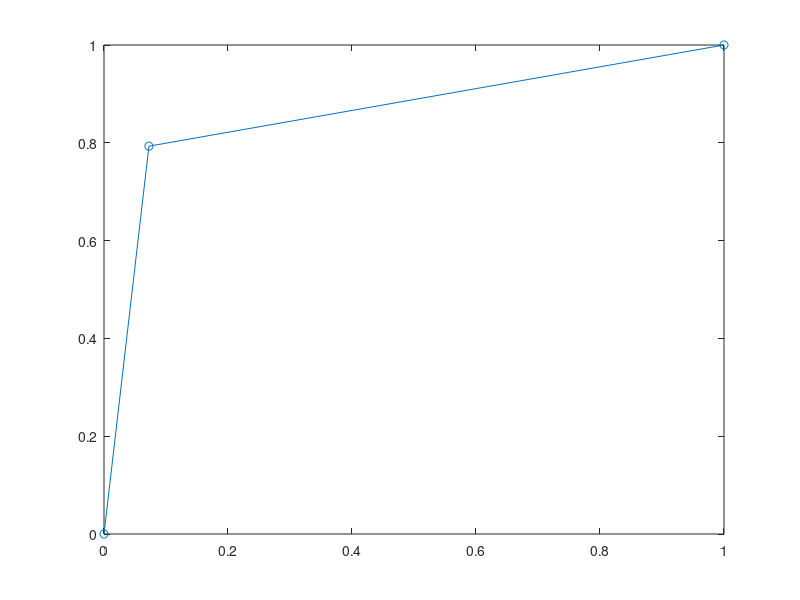

Reproduce this figure in MATLAB.
l=load ('firings.txt');
figure;
lin=1;
col=1;

subplot(lin,col,1);
plot((l(:,1)),(l(:,2)),'o-');
area = trapz((l(:,1)),(l(:,2)))



